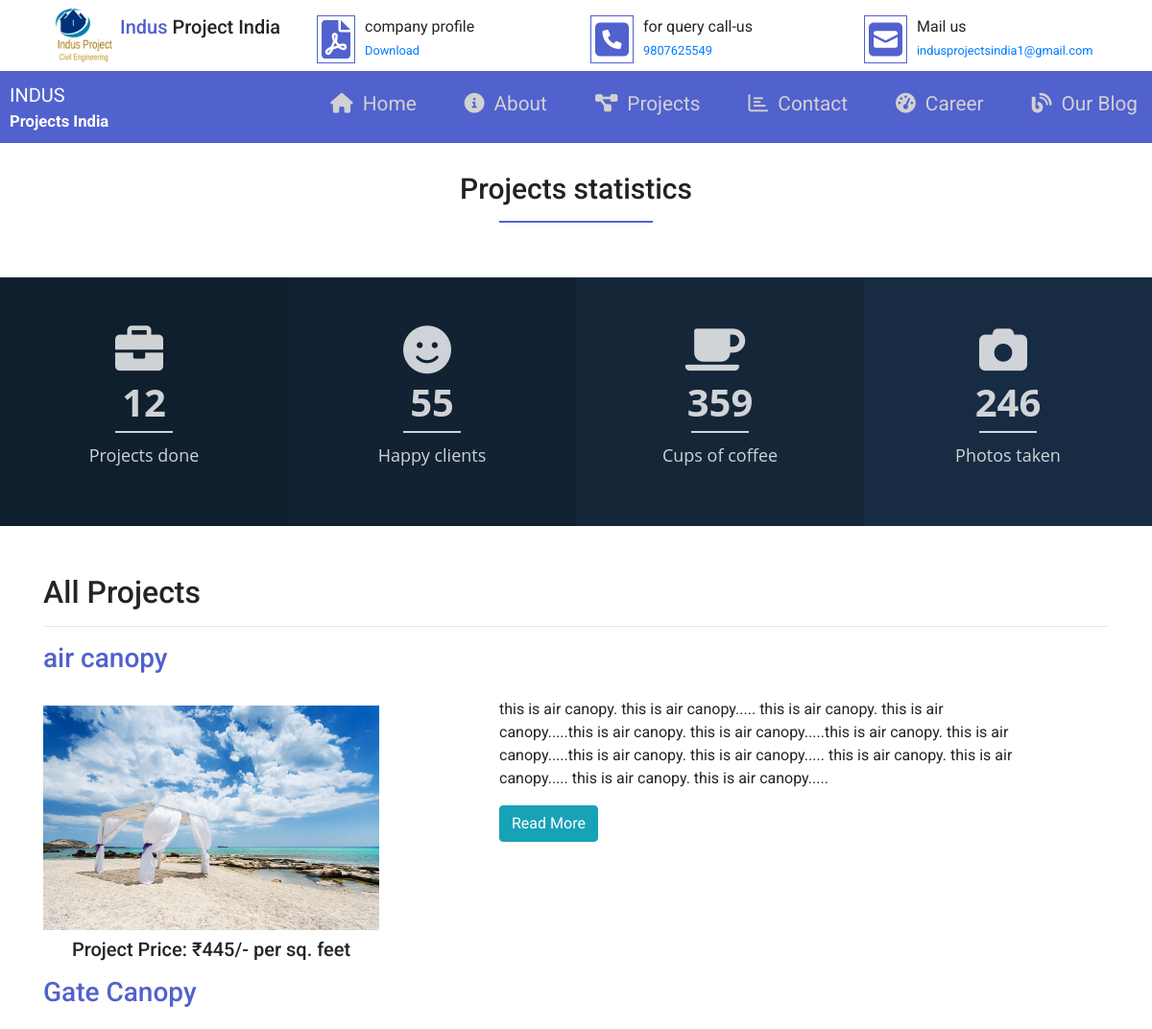
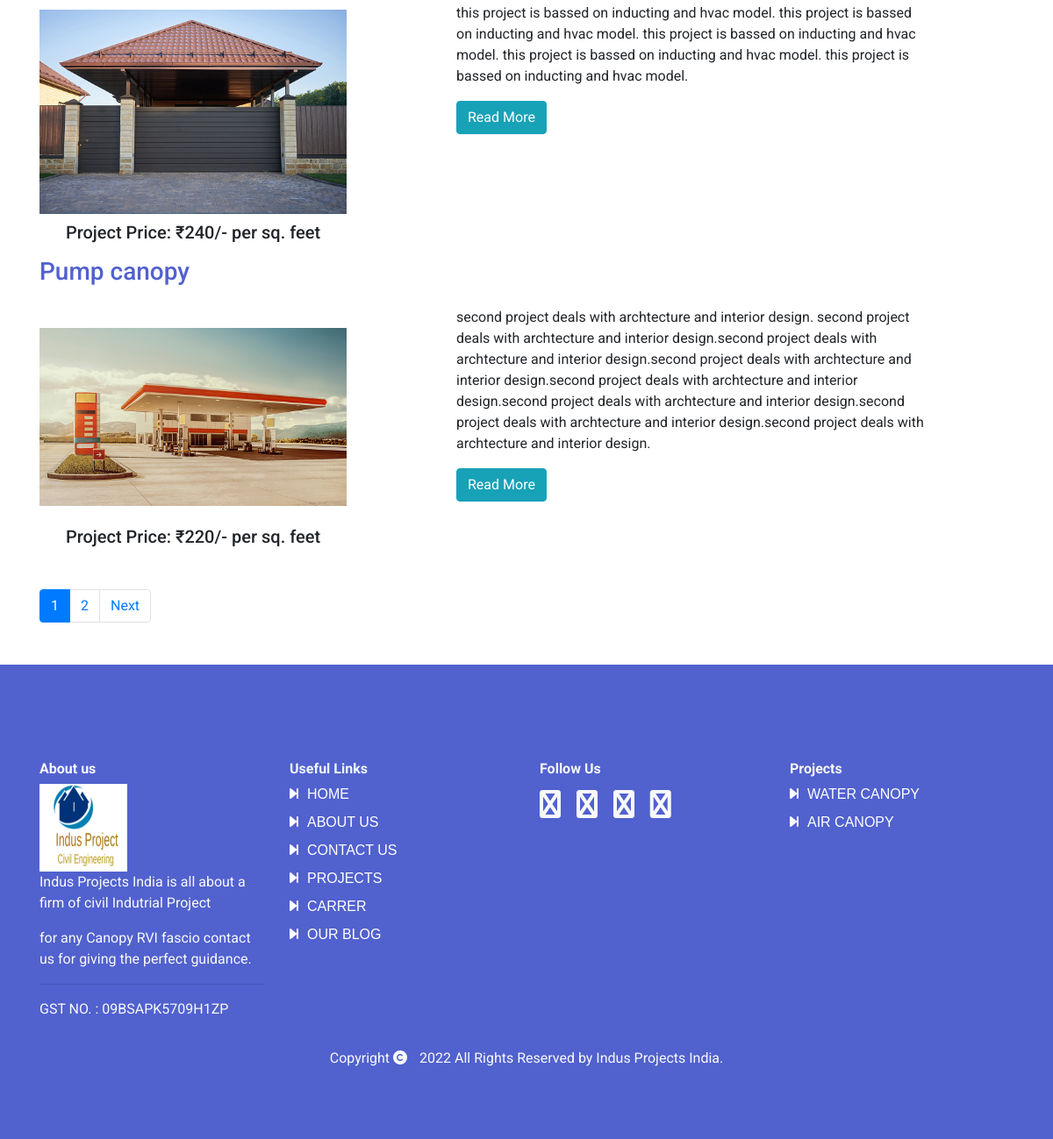
The app's page /project/ with its own data (2 pictures, top to bottom).
### website/models.py (models this page shows, shortened)
class Product(models.Model):
    title = models.CharField(max_length=200)
    image = models.ImageField(upload_to='media/', blank=True)
    price = models.PositiveIntegerField(null=True, blank=True)
    emp_number = models.PositiveIntegerField(blank=True, null=True)
    start_date = models.DateField(null=True,blank=True)
    complete_date = models.DateField(null=True,blank=True)
    description = models.TextField()

### website/views.py (the view)
# urls.py: path('project/', views.Project.as_view(), name='project'),
class Project(TemplateView):
    template_name = 'project.html'
    def get_context_data(self, **kwargs):
         context =  super().get_context_data(**kwargs)
         all_products  = Product.objects.all().order_by('-id')
         paginator = Paginator(all_products,3)
         page_number = self.request.GET.get('page')
         product_list = paginator.get_page(page_number)
         context['product_list'] = product_list
         return context

### website/templates/project.html (shortened to what this page needs)
{% extends 'base.html' %}
{% block content %}
<head>
</head>
<div class="sectiontitle">
    <h2>Projects statistics</h2>
    <span class="headerLine"></span>
</div>
<div id="projectFacts" class="sectionClass">
    <div class="fullWidth eight columns">
        <div class="projectFactsWrap ">
            <div class="item wow fadeInUpBig animated animated" data-number="12" style="visibility: visible;">
                <i class="fa fa-briefcase"></i>
                <p id="number1" class="number">12</p>
                <span></span>
                <p>Projects done</p>
            </div>
            <div class="item wow fadeInUpBig animated animated" data-number="55" style="visibility: visible;">
                <i class="fa fa-smile-o"></i>
                <p id="number2" class="number">55</p>
                <span></span>
                <p>Happy clients</p>
            </div>
            <div class="item wow fadeInUpBig animated animated" data-number="359" style="visibility: visible;">
                <i class="fa fa-coffee"></i>
                <p id="number3" class="number">359</p>
                <span></span>
                <p>Cups of coffee</p>
            </div>
            <div class="item wow fadeInUpBig animated animated" data-number="246" style="visibility: visible;">
                <i class="fa fa-camera"></i>
                <p id="number4" class="number">246</p>
                <span></span>
                <p>Photos taken</p>
            </div>
        </div>
    </div>
</div>
<div class="container">
    <h2>All Projects</h2><hr>
    {% for p in product_list %}
<h3 class="mt-3" style="color:#5161ce"> {{p.title}}</h3>
    <div class="row">
      <div class="col-md-4 mt-3">
        <div class="card" style="border: none;">
         <img class="card-image-top " src ={{p.image.url}}  style=" width:auto; height:250px; object-fit:scale-down;">
         <h5 class="card-text text-center">Project Price:&nbsp;&#8377;{{p.price}}/- per sq. feet</h5>
        </div>
        </div>
        <div class="col-md-6 mx-auto mt-3" >
            {{p.description}}
            <div class="mt-3">
            <button class="btn btn-info"><a href="{% url 'website:detail' p.pk %}" style="text-decoration: none;color:#fff;">Read More</button></a>
        </div>
        </div>
   </div>
{% endfor %}
<nav aria-label="...">
  <ul class="pagination mt-5">
    {% for i in product_list.paginator.page_range %}
    {% if i == product_list.number %}
    <li class="page-item active"><a class="page-link">{{i}}</a></li>
    {% else %}
    <li class="page-item"><a class="page-link" href="?page={{i}}">{{i}}</a></li>
    {% endif %}
    {% endfor %}
    {% if product_list.has_next %}
    <li class="page-item">
      <a class="page-link" href="?page={{ product_list.next_page_number }}">Next</a>
    </li>
    {% endif %}
  </ul>
</nav>
</div>
{% endblock %}

### website/templates/project.html (style rules this page uses)
.sectionClass { padding: 20px 0px 50px 0px; position: relative; display: block; }
.fullWidth { width: 100% !important; display: table; float: none; padding: 0; min-height: 1px; height: 100%; position: relative; }
.sectiontitle { background-position: center; margin: 30px 0 0px; text-align: center; min-height: 20px; }
.sectiontitle h2 { font-size: 30px; color: #222; margin-bottom: 0px; padding-right: 10px; padding-left: 10px; }
.headerLine { width: 160px; height: 2px; display: inline-block; background: #5161ce; }
.projectFactsWrap { display: flex; margin-top: 30px; flex-direction: row; flex-wrap: wrap; }
#projectFacts .fullWidth { padding: 0; }
.projectFactsWrap .item { width: 25%; height: 100%; padding: 50px 0px; text-align: center; }
.projectFactsWrap .item:nth-child(1) { background: rgb(16, 31, 46); }
.projectFactsWrap .item:nth-child(2) { background: rgb(18, 34, 51); }
.projectFactsWrap .item:nth-child(3) { background: rgb(21, 38, 56); }
.projectFactsWrap .item:nth-child(4) { background: rgb(23, 44, 66); }
.projectFactsWrap .item p.number { font-size: 40px; padding: 0; font-weight: bold; }
.projectFactsWrap .item p { color: rgba(255, 255, 255, 0.8); font-size: 18px; margin: 0; padding: 10px; font-family: 'Open Sans'; }
.projectFactsWrap .item span { width: 60px; background: rgba(255, 255, 255, 0.8); height: 2px; display: block; margin: 0 auto; }
.projectFactsWrap .item i { vertical-align: middle; font-size: 50px; color: rgba(255, 255, 255, 0.8); }

### website/templates/base.html (style rules this page uses)
body { font-family: 'Roboto', sans-serif; }
* { margin: 0; padding: 0; }
i { margin-right: 10px; }

### records on screen
Product: title "air canopy", image (picture), price "445", description "this is air canopy. this is air canopy..... this is air canopy. this is air canopy.....this is air canopy. this is air canopy.....this is air canopy. this is air canopy.....this is air canopy. this is air canopy..... this is air canopy. this is air canopy..... this is air canopy. this is air canopy....."
Product: title "Gate Canopy", image (picture), price "240", description "this project is bassed on inducting and hvac model. this project is bassed on inducting and hvac model. this project is bassed on inducting and hvac model. this project is bassed on inducting and hvac model. this project is bassed on inducting and hvac model."
Product: title "Pump canopy", image (picture), price "220", description "second project deals with archtecture and interior design. second project deals with archtecture and interior design.second project deals with archtecture and interior design.second project deals with archtecture and interior design.second project deals with archtecture and interior design.second project deals with archtecture and interior design.second project deals with archtecture and interior design.second project deals with archtecture and interior design."

### other values on screen
{{ i }} "1"
{{ i }} "2"
